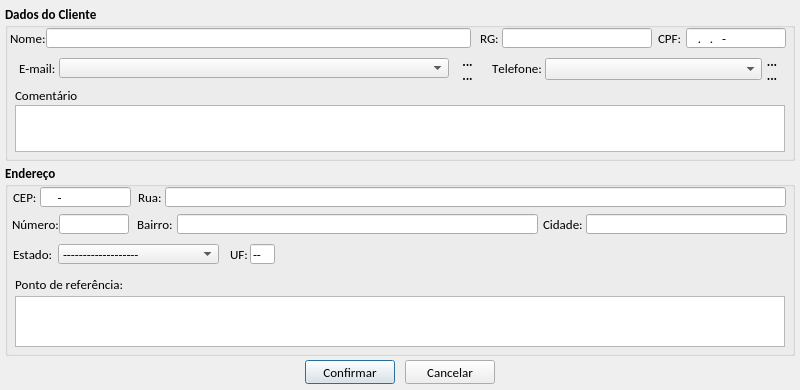
<?xml version="1.0" encoding="UTF-8"?>
<ui version="4.0">
 <class>tela_editar_cliente</class>
 <widget class="QDialog" name="tela_editar_cliente">
  <property name="geometry">
   <rect>
    <x>0</x>
    <y>0</y>
    <width>800</width>
    <height>390</height>
   </rect>
  </property>
  <property name="font">
   <font>
    <family>Calibri</family>
    <pointsize>10</pointsize>
    <kerning>false</kerning>
   </font>
  </property>
  <property name="windowTitle">
   <string>Editar cadastro do Cliente</string>
  </property>
  <property name="windowIcon">
   <iconset resource="imagens.qrc">
    <normaloff>:/img/img/logo_sex.png</normaloff>:/img/img/logo_sex.png</iconset>
  </property>
  <property name="modal">
   <bool>true</bool>
  </property>
  <widget class="QPushButton" name="btn_confirmar">
   <property name="geometry">
    <rect>
     <x>305</x>
     <y>360</y>
     <width>90</width>
     <height>24</height>
    </rect>
   </property>
   <property name="minimumSize">
    <size>
     <width>0</width>
     <height>24</height>
    </size>
   </property>
   <property name="maximumSize">
    <size>
     <width>90</width>
     <height>24</height>
    </size>
   </property>
   <property name="font">
    <font>
     <family>Calibri</family>
     <pointsize>10</pointsize>
    </font>
   </property>
   <property name="text">
    <string>Confirmar</string>
   </property>
   <property name="icon">
    <iconset resource="imagens.qrc">
     <normaloff>:/img/img/1345902916_camera_test.png</normaloff>:/img/img/1345902916_camera_test.png</iconset>
   </property>
   <property name="iconSize">
    <size>
     <width>20</width>
     <height>20</height>
    </size>
   </property>
  </widget>
  <widget class="QGroupBox" name="gb_endereo">
   <property name="geometry">
    <rect>
     <x>5</x>
     <y>164</y>
     <width>790</width>
     <height>192</height>
    </rect>
   </property>
   <property name="font">
    <font>
     <family>Calibri</family>
     <pointsize>10</pointsize>
     <weight>75</weight>
     <bold>true</bold>
     <kerning>false</kerning>
    </font>
   </property>
   <property name="title">
    <string>Endereço</string>
   </property>
   <widget class="QLineEdit" name="le_cep">
    <property name="geometry">
     <rect>
      <x>35</x>
      <y>23</y>
      <width>91</width>
      <height>20</height>
     </rect>
    </property>
    <property name="maximumSize">
     <size>
      <width>100</width>
      <height>20</height>
     </size>
    </property>
    <property name="font">
     <font>
      <family>Calibri</family>
      <pointsize>10</pointsize>
      <weight>50</weight>
      <bold>false</bold>
      <kerning>false</kerning>
     </font>
    </property>
    <property name="inputMask">
     <string>00000-000; </string>
    </property>
    <property name="text">
     <string>-</string>
    </property>
    <property name="frame">
     <bool>true</bool>
    </property>
    <property name="cursorPosition">
     <number>9</number>
    </property>
    <property name="readOnly">
     <bool>false</bool>
    </property>
   </widget>
   <widget class="QLabel" name="lb_cep">
    <property name="geometry">
     <rect>
      <x>8</x>
      <y>23</y>
      <width>27</width>
      <height>20</height>
     </rect>
    </property>
    <property name="font">
     <font>
      <family>Calibri</family>
      <pointsize>10</pointsize>
      <weight>50</weight>
      <bold>false</bold>
      <kerning>false</kerning>
     </font>
    </property>
    <property name="text">
     <string>CEP:</string>
    </property>
   </widget>
   <widget class="QLabel" name="lb_rua">
    <property name="geometry">
     <rect>
      <x>133</x>
      <y>23</y>
      <width>31</width>
      <height>20</height>
     </rect>
    </property>
    <property name="font">
     <font>
      <family>Calibri</family>
      <pointsize>10</pointsize>
      <weight>50</weight>
      <bold>false</bold>
      <kerning>false</kerning>
     </font>
    </property>
    <property name="text">
     <string>Rua:</string>
    </property>
   </widget>
   <widget class="QLineEdit" name="le_rua">
    <property name="geometry">
     <rect>
      <x>160</x>
      <y>23</y>
      <width>621</width>
      <height>20</height>
     </rect>
    </property>
    <property name="font">
     <font>
      <pointsize>10</pointsize>
      <weight>50</weight>
      <bold>false</bold>
      <kerning>false</kerning>
     </font>
    </property>
    <property name="text">
     <string/>
    </property>
    <property name="maxLength">
     <number>100</number>
    </property>
    <property name="cursorPosition">
     <number>0</number>
    </property>
    <property name="readOnly">
     <bool>false</bool>
    </property>
   </widget>
   <widget class="QLabel" name="lb_numero">
    <property name="geometry">
     <rect>
      <x>7</x>
      <y>50</y>
      <width>51</width>
      <height>20</height>
     </rect>
    </property>
    <property name="font">
     <font>
      <family>Calibri</family>
      <pointsize>10</pointsize>
      <weight>50</weight>
      <bold>false</bold>
      <kerning>false</kerning>
     </font>
    </property>
    <property name="text">
     <string>Número:</string>
    </property>
   </widget>
   <widget class="QLineEdit" name="le_numero">
    <property name="geometry">
     <rect>
      <x>54</x>
      <y>50</y>
      <width>70</width>
      <height>20</height>
     </rect>
    </property>
    <property name="font">
     <font>
      <pointsize>10</pointsize>
      <weight>50</weight>
      <bold>false</bold>
      <kerning>false</kerning>
     </font>
    </property>
    <property name="inputMask">
     <string>000000000; </string>
    </property>
    <property name="text">
     <string/>
    </property>
    <property name="maxLength">
     <number>9</number>
    </property>
    <property name="readOnly">
     <bool>false</bool>
    </property>
   </widget>
   <widget class="QLabel" name="lb_bairro">
    <property name="geometry">
     <rect>
      <x>132</x>
      <y>50</y>
      <width>46</width>
      <height>20</height>
     </rect>
    </property>
    <property name="font">
     <font>
      <weight>50</weight>
      <bold>false</bold>
      <kerning>false</kerning>
     </font>
    </property>
    <property name="text">
     <string>Bairro:</string>
    </property>
   </widget>
   <widget class="QLineEdit" name="le_bairro">
    <property name="geometry">
     <rect>
      <x>172</x>
      <y>50</y>
      <width>361</width>
      <height>20</height>
     </rect>
    </property>
    <property name="font">
     <font>
      <pointsize>10</pointsize>
      <weight>50</weight>
      <bold>false</bold>
      <kerning>false</kerning>
     </font>
    </property>
    <property name="text">
     <string/>
    </property>
    <property name="maxLength">
     <number>70</number>
    </property>
    <property name="readOnly">
     <bool>false</bool>
    </property>
   </widget>
   <widget class="QLabel" name="lb_cidade">
    <property name="geometry">
     <rect>
      <x>538</x>
      <y>50</y>
      <width>46</width>
      <height>20</height>
     </rect>
    </property>
    <property name="font">
     <font>
      <family>Calibri</family>
      <pointsize>10</pointsize>
      <weight>50</weight>
      <bold>false</bold>
      <kerning>false</kerning>
     </font>
    </property>
    <property name="text">
     <string>Cidade:</string>
    </property>
   </widget>
   <widget class="QLineEdit" name="le_cidade">
    <property name="geometry">
     <rect>
      <x>581</x>
      <y>50</y>
      <width>201</width>
      <height>20</height>
     </rect>
    </property>
    <property name="font">
     <font>
      <pointsize>10</pointsize>
      <weight>50</weight>
      <bold>false</bold>
      <kerning>false</kerning>
     </font>
    </property>
    <property name="text">
     <string/>
    </property>
    <property name="maxLength">
     <number>50</number>
    </property>
    <property name="cursorPosition">
     <number>0</number>
    </property>
    <property name="readOnly">
     <bool>false</bool>
    </property>
   </widget>
   <widget class="QLabel" name="lb_estado">
    <property name="geometry">
     <rect>
      <x>8</x>
      <y>80</y>
      <width>45</width>
      <height>20</height>
     </rect>
    </property>
    <property name="font">
     <font>
      <family>Calibri</family>
      <pointsize>10</pointsize>
      <weight>50</weight>
      <bold>false</bold>
      <kerning>false</kerning>
     </font>
    </property>
    <property name="text">
     <string>Estado:</string>
    </property>
   </widget>
   <widget class="QLabel" name="lb_ponto_refe">
    <property name="geometry">
     <rect>
      <x>10</x>
      <y>110</y>
      <width>131</width>
      <height>20</height>
     </rect>
    </property>
    <property name="font">
     <font>
      <family>Calibri</family>
      <pointsize>10</pointsize>
      <weight>50</weight>
      <bold>false</bold>
      <kerning>false</kerning>
     </font>
    </property>
    <property name="text">
     <string>Ponto de referência:</string>
    </property>
   </widget>
   <widget class="QTextEdit" name="te_ponto_referencia">
    <property name="geometry">
     <rect>
      <x>10</x>
      <y>132</y>
      <width>770</width>
      <height>51</height>
     </rect>
    </property>
    <property name="font">
     <font>
      <weight>50</weight>
      <bold>false</bold>
     </font>
    </property>
    <property name="verticalScrollBarPolicy">
     <enum>Qt::ScrollBarAsNeeded</enum>
    </property>
    <property name="readOnly">
     <bool>false</bool>
    </property>
    <property name="html">
     <string>&lt;!DOCTYPE HTML PUBLIC &quot;-//W3C//DTD HTML 4.0//EN&quot; &quot;http://www.w3.org/TR/REC-html40/strict.dtd&quot;&gt;
&lt;html&gt;&lt;head&gt;&lt;meta name=&quot;qrichtext&quot; content=&quot;1&quot; /&gt;&lt;style type=&quot;text/css&quot;&gt;
p, li { white-space: pre-wrap; }
&lt;/style&gt;&lt;/head&gt;&lt;body style=&quot; font-family:'Calibri'; font-size:10pt; font-weight:400; font-style:normal;&quot;&gt;
&lt;p style=&quot;-qt-paragraph-type:empty; margin-top:0px; margin-bottom:0px; margin-left:0px; margin-right:0px; -qt-block-indent:0; text-indent:0px;&quot;&gt;&lt;/p&gt;&lt;/body&gt;&lt;/html&gt;</string>
    </property>
   </widget>
   <widget class="QLabel" name="lb_uf">
    <property name="geometry">
     <rect>
      <x>225</x>
      <y>80</y>
      <width>20</width>
      <height>20</height>
     </rect>
    </property>
    <property name="font">
     <font>
      <weight>50</weight>
      <bold>false</bold>
     </font>
    </property>
    <property name="text">
     <string>UF:</string>
    </property>
   </widget>
   <widget class="QLineEdit" name="le_uf">
    <property name="geometry">
     <rect>
      <x>245</x>
      <y>80</y>
      <width>25</width>
      <height>20</height>
     </rect>
    </property>
    <property name="font">
     <font>
      <weight>50</weight>
      <bold>false</bold>
     </font>
    </property>
    <property name="text">
     <string>--</string>
    </property>
    <property name="readOnly">
     <bool>true</bool>
    </property>
   </widget>
   <widget class="QComboBox" name="cb_estado">
    <property name="geometry">
     <rect>
      <x>53</x>
      <y>80</y>
      <width>161</width>
      <height>20</height>
     </rect>
    </property>
    <property name="font">
     <font>
      <weight>50</weight>
      <bold>false</bold>
     </font>
    </property>
    <item>
     <property name="text">
      <string>-------------------</string>
     </property>
     <property name="icon">
      <iconset resource="imagens.qrc">
       <normaloff>:/bandeiras/badeiras_estados/bandeira_do_brasil.png</normaloff>:/bandeiras/badeiras_estados/bandeira_do_brasil.png</iconset>
     </property>
    </item>
    <item>
     <property name="text">
      <string>Acre</string>
     </property>
     <property name="icon">
      <iconset resource="imagens.qrc">
       <normaloff>:/bandeiras/badeiras_estados/acre.png</normaloff>:/bandeiras/badeiras_estados/acre.png</iconset>
     </property>
    </item>
    <item>
     <property name="text">
      <string>Alagoas</string>
     </property>
     <property name="icon">
      <iconset resource="imagens.qrc">
       <normaloff>:/bandeiras/badeiras_estados/Alagoas.png</normaloff>:/bandeiras/badeiras_estados/Alagoas.png</iconset>
     </property>
    </item>
    <item>
     <property name="text">
      <string>Amazonas</string>
     </property>
     <property name="icon">
      <iconset resource="imagens.qrc">
       <normaloff>:/bandeiras/badeiras_estados/Amazonas.png</normaloff>:/bandeiras/badeiras_estados/Amazonas.png</iconset>
     </property>
    </item>
    <item>
     <property name="text">
      <string>Amapá</string>
     </property>
     <property name="icon">
      <iconset resource="imagens.qrc">
       <normaloff>:/bandeiras/badeiras_estados/Bandeira_do_Amapa.png</normaloff>:/bandeiras/badeiras_estados/Bandeira_do_Amapa.png</iconset>
     </property>
    </item>
    <item>
     <property name="text">
      <string>Bahia</string>
     </property>
     <property name="icon">
      <iconset resource="imagens.qrc">
       <normaloff>:/bandeiras/badeiras_estados/Bahia.png</normaloff>:/bandeiras/badeiras_estados/Bahia.png</iconset>
     </property>
    </item>
    <item>
     <property name="text">
      <string>Ceará</string>
     </property>
     <property name="icon">
      <iconset resource="imagens.qrc">
       <normaloff>:/bandeiras/badeiras_estados/Bandeira_do_Ceara.png</normaloff>:/bandeiras/badeiras_estados/Bandeira_do_Ceara.png</iconset>
     </property>
    </item>
    <item>
     <property name="text">
      <string>Distrito Federal</string>
     </property>
     <property name="icon">
      <iconset resource="imagens.qrc">
       <normaloff>:/bandeiras/badeiras_estados/Distrito_Federal.png</normaloff>:/bandeiras/badeiras_estados/Distrito_Federal.png</iconset>
     </property>
    </item>
    <item>
     <property name="text">
      <string>Espírito Santo</string>
     </property>
     <property name="icon">
      <iconset resource="imagens.qrc">
       <normaloff>:/bandeiras/badeiras_estados/Espirito_Santo.png</normaloff>:/bandeiras/badeiras_estados/Espirito_Santo.png</iconset>
     </property>
    </item>
    <item>
     <property name="text">
      <string>Goiás</string>
     </property>
     <property name="icon">
      <iconset resource="imagens.qrc">
       <normaloff>:/bandeiras/badeiras_estados/Goias.png</normaloff>:/bandeiras/badeiras_estados/Goias.png</iconset>
     </property>
    </item>
    <item>
     <property name="text">
      <string>Maranhão</string>
     </property>
     <property name="icon">
      <iconset resource="imagens.qrc">
       <normaloff>:/bandeiras/badeiras_estados/Maranhao.png</normaloff>:/bandeiras/badeiras_estados/Maranhao.png</iconset>
     </property>
    </item>
    <item>
     <property name="text">
      <string>Minas Gerais</string>
     </property>
     <property name="icon">
      <iconset resource="imagens.qrc">
       <normaloff>:/bandeiras/badeiras_estados/Minas_Gerais.png</normaloff>:/bandeiras/badeiras_estados/Minas_Gerais.png</iconset>
     </property>
    </item>
    <item>
     <property name="text">
      <string>Mato Grosso do Sul</string>
     </property>
     <property name="icon">
      <iconset resource="imagens.qrc">
       <normaloff>:/bandeiras/badeiras_estados/Mato_Grosso_do_Sul.png</normaloff>:/bandeiras/badeiras_estados/Mato_Grosso_do_Sul.png</iconset>
     </property>
    </item>
    <item>
     <property name="text">
      <string>Mato Grosso</string>
     </property>
     <property name="icon">
      <iconset resource="imagens.qrc">
       <normaloff>:/bandeiras/badeiras_estados/Mato_Grosso.png</normaloff>:/bandeiras/badeiras_estados/Mato_Grosso.png</iconset>
     </property>
    </item>
    <item>
     <property name="text">
      <string>Pará</string>
     </property>
     <property name="icon">
      <iconset resource="imagens.qrc">
       <normaloff>:/bandeiras/badeiras_estados/Para.png</normaloff>:/bandeiras/badeiras_estados/Para.png</iconset>
     </property>
    </item>
    <item>
     <property name="text">
      <string>Paraíba</string>
     </property>
     <property name="icon">
      <iconset resource="imagens.qrc">
       <normaloff>:/bandeiras/badeiras_estados/Paraiba.png</normaloff>:/bandeiras/badeiras_estados/Paraiba.png</iconset>
     </property>
    </item>
    <item>
     <property name="text">
      <string>Pernambuco</string>
     </property>
     <property name="icon">
      <iconset resource="imagens.qrc">
       <normaloff>:/bandeiras/badeiras_estados/Pernambuco.png</normaloff>:/bandeiras/badeiras_estados/Pernambuco.png</iconset>
     </property>
    </item>
    <item>
     <property name="text">
      <string>Piauí</string>
     </property>
     <property name="icon">
      <iconset resource="imagens.qrc">
       <normaloff>:/bandeiras/badeiras_estados/Piaui.png</normaloff>:/bandeiras/badeiras_estados/Piaui.png</iconset>
     </property>
    </item>
    <item>
     <property name="text">
      <string>Paraná</string>
     </property>
     <property name="icon">
      <iconset resource="imagens.qrc">
       <normaloff>:/bandeiras/badeiras_estados/Bandeira_do_Parana.png</normaloff>:/bandeiras/badeiras_estados/Bandeira_do_Parana.png</iconset>
     </property>
    </item>
    <item>
     <property name="text">
      <string>Rio de Janeiro</string>
     </property>
     <property name="icon">
      <iconset resource="imagens.qrc">
       <normaloff>:/bandeiras/badeiras_estados/Rio_de_Janeiro.png</normaloff>:/bandeiras/badeiras_estados/Rio_de_Janeiro.png</iconset>
     </property>
    </item>
    <item>
     <property name="text">
      <string>Rio Grande do Norte</string>
     </property>
     <property name="icon">
      <iconset resource="imagens.qrc">
       <normaloff>:/bandeiras/badeiras_estados/Rio_Grande_do_Norte.png</normaloff>:/bandeiras/badeiras_estados/Rio_Grande_do_Norte.png</iconset>
     </property>
    </item>
    <item>
     <property name="text">
      <string>Rondônia</string>
     </property>
     <property name="icon">
      <iconset resource="imagens.qrc">
       <normaloff>:/bandeiras/badeiras_estados/Rondonia.png</normaloff>:/bandeiras/badeiras_estados/Rondonia.png</iconset>
     </property>
    </item>
    <item>
     <property name="text">
      <string>Roraima</string>
     </property>
     <property name="icon">
      <iconset resource="imagens.qrc">
       <normaloff>:/bandeiras/badeiras_estados/Roraima.png</normaloff>:/bandeiras/badeiras_estados/Roraima.png</iconset>
     </property>
    </item>
    <item>
     <property name="text">
      <string>Rio Grande do Sul</string>
     </property>
     <property name="icon">
      <iconset resource="imagens.qrc">
       <normaloff>:/bandeiras/badeiras_estados/Rio_Grande_do_Sul.png</normaloff>:/bandeiras/badeiras_estados/Rio_Grande_do_Sul.png</iconset>
     </property>
    </item>
    <item>
     <property name="text">
      <string>Santa Catarina</string>
     </property>
     <property name="icon">
      <iconset resource="imagens.qrc">
       <normaloff>:/bandeiras/badeiras_estados/Santa_Catarina.png</normaloff>:/bandeiras/badeiras_estados/Santa_Catarina.png</iconset>
     </property>
    </item>
    <item>
     <property name="text">
      <string>Sergipe</string>
     </property>
     <property name="icon">
      <iconset resource="imagens.qrc">
       <normaloff>:/bandeiras/badeiras_estados/Sergipe.png</normaloff>:/bandeiras/badeiras_estados/Sergipe.png</iconset>
     </property>
    </item>
    <item>
     <property name="text">
      <string>São Paulo</string>
     </property>
     <property name="icon">
      <iconset resource="imagens.qrc">
       <normaloff>:/bandeiras/badeiras_estados/Sao_Paulo.png</normaloff>:/bandeiras/badeiras_estados/Sao_Paulo.png</iconset>
     </property>
    </item>
    <item>
     <property name="text">
      <string>Tocantins</string>
     </property>
     <property name="icon">
      <iconset resource="imagens.qrc">
       <normaloff>:/bandeiras/badeiras_estados/Tocantins.png</normaloff>:/bandeiras/badeiras_estados/Tocantins.png</iconset>
     </property>
    </item>
   </widget>
   <zorder>lb_rua</zorder>
   <zorder>le_rua</zorder>
   <zorder>lb_numero</zorder>
   <zorder>le_numero</zorder>
   <zorder>lb_bairro</zorder>
   <zorder>le_bairro</zorder>
   <zorder>lb_cidade</zorder>
   <zorder>le_cidade</zorder>
   <zorder>lb_estado</zorder>
   <zorder>lb_ponto_refe</zorder>
   <zorder>te_ponto_referencia</zorder>
   <zorder>le_cep</zorder>
   <zorder>lb_cep</zorder>
   <zorder>lb_uf</zorder>
   <zorder>le_uf</zorder>
   <zorder>cb_estado</zorder>
  </widget>
  <widget class="QPushButton" name="btn_cancelar">
   <property name="geometry">
    <rect>
     <x>405</x>
     <y>360</y>
     <width>90</width>
     <height>24</height>
    </rect>
   </property>
   <property name="minimumSize">
    <size>
     <width>0</width>
     <height>24</height>
    </size>
   </property>
   <property name="maximumSize">
    <size>
     <width>90</width>
     <height>24</height>
    </size>
   </property>
   <property name="font">
    <font>
     <family>Calibri</family>
     <pointsize>10</pointsize>
    </font>
   </property>
   <property name="text">
    <string>Cancelar</string>
   </property>
   <property name="icon">
    <iconset resource="imagens.qrc">
     <normaloff>:/img/img/1345902747_button_cancel.png</normaloff>:/img/img/1345902747_button_cancel.png</iconset>
   </property>
   <property name="iconSize">
    <size>
     <width>18</width>
     <height>18</height>
    </size>
   </property>
  </widget>
  <widget class="QGroupBox" name="gb_dados_cliente">
   <property name="geometry">
    <rect>
     <x>5</x>
     <y>5</y>
     <width>790</width>
     <height>156</height>
    </rect>
   </property>
   <property name="font">
    <font>
     <family>Calibri</family>
     <pointsize>10</pointsize>
     <weight>75</weight>
     <bold>true</bold>
     <kerning>false</kerning>
    </font>
   </property>
   <property name="title">
    <string>Dados do Cliente</string>
   </property>
   <widget class="QLabel" name="lb_telefone">
    <property name="geometry">
     <rect>
      <x>487</x>
      <y>53</y>
      <width>50</width>
      <height>20</height>
     </rect>
    </property>
    <property name="font">
     <font>
      <family>Calibri</family>
      <pointsize>10</pointsize>
      <weight>50</weight>
      <bold>false</bold>
      <kerning>false</kerning>
     </font>
    </property>
    <property name="text">
     <string>Telefone:</string>
    </property>
   </widget>
   <widget class="QComboBox" name="cb_telefone">
    <property name="geometry">
     <rect>
      <x>540</x>
      <y>53</y>
      <width>217</width>
      <height>22</height>
     </rect>
    </property>
    <property name="maximumSize">
     <size>
      <width>16777215</width>
      <height>22</height>
     </size>
    </property>
    <property name="font">
     <font>
      <family>Calibri</family>
      <pointsize>10</pointsize>
      <weight>50</weight>
      <bold>false</bold>
      <kerning>false</kerning>
     </font>
    </property>
    <property name="editable">
     <bool>false</bool>
    </property>
    <property name="maxVisibleItems">
     <number>20</number>
    </property>
   </widget>
   <widget class="QLabel" name="lb_nome">
    <property name="geometry">
     <rect>
      <x>5</x>
      <y>23</y>
      <width>35</width>
      <height>20</height>
     </rect>
    </property>
    <property name="maximumSize">
     <size>
      <width>40</width>
      <height>20</height>
     </size>
    </property>
    <property name="font">
     <font>
      <family>Calibri</family>
      <pointsize>10</pointsize>
      <weight>50</weight>
      <bold>false</bold>
      <kerning>false</kerning>
     </font>
    </property>
    <property name="text">
     <string>Nome:</string>
    </property>
   </widget>
   <widget class="QLineEdit" name="le_nome">
    <property name="geometry">
     <rect>
      <x>41</x>
      <y>23</y>
      <width>425</width>
      <height>20</height>
     </rect>
    </property>
    <property name="sizePolicy">
     <sizepolicy hsizetype="Fixed" vsizetype="Fixed">
      <horstretch>0</horstretch>
      <verstretch>0</verstretch>
     </sizepolicy>
    </property>
    <property name="minimumSize">
     <size>
      <width>410</width>
      <height>20</height>
     </size>
    </property>
    <property name="maximumSize">
     <size>
      <width>500</width>
      <height>20</height>
     </size>
    </property>
    <property name="font">
     <font>
      <family>Calibri</family>
      <pointsize>10</pointsize>
      <weight>50</weight>
      <bold>false</bold>
      <kerning>false</kerning>
     </font>
    </property>
    <property name="text">
     <string/>
    </property>
    <property name="maxLength">
     <number>60</number>
    </property>
    <property name="readOnly">
     <bool>false</bool>
    </property>
   </widget>
   <widget class="QLabel" name="lb_cpf">
    <property name="geometry">
     <rect>
      <x>653</x>
      <y>23</y>
      <width>29</width>
      <height>20</height>
     </rect>
    </property>
    <property name="font">
     <font>
      <family>Calibri</family>
      <pointsize>10</pointsize>
      <weight>50</weight>
      <bold>false</bold>
      <kerning>false</kerning>
     </font>
    </property>
    <property name="text">
     <string>CPF:</string>
    </property>
   </widget>
   <widget class="QLineEdit" name="le_cpf">
    <property name="geometry">
     <rect>
      <x>681</x>
      <y>23</y>
      <width>100</width>
      <height>20</height>
     </rect>
    </property>
    <property name="sizePolicy">
     <sizepolicy hsizetype="Fixed" vsizetype="Fixed">
      <horstretch>0</horstretch>
      <verstretch>0</verstretch>
     </sizepolicy>
    </property>
    <property name="minimumSize">
     <size>
      <width>100</width>
      <height>20</height>
     </size>
    </property>
    <property name="maximumSize">
     <size>
      <width>100</width>
      <height>20</height>
     </size>
    </property>
    <property name="font">
     <font>
      <family>Calibri</family>
      <pointsize>10</pointsize>
      <weight>50</weight>
      <bold>false</bold>
      <kerning>false</kerning>
     </font>
    </property>
    <property name="inputMask">
     <string>000.000.000-00; </string>
    </property>
    <property name="text">
     <string>..-</string>
    </property>
    <property name="maxLength">
     <number>14</number>
    </property>
    <property name="readOnly">
     <bool>false</bool>
    </property>
   </widget>
   <widget class="QLabel" name="lb_rg">
    <property name="geometry">
     <rect>
      <x>475</x>
      <y>23</y>
      <width>22</width>
      <height>20</height>
     </rect>
    </property>
    <property name="font">
     <font>
      <family>Calibri</family>
      <pointsize>10</pointsize>
      <weight>50</weight>
      <bold>false</bold>
      <kerning>false</kerning>
     </font>
    </property>
    <property name="text">
     <string>RG:</string>
    </property>
   </widget>
   <widget class="QLineEdit" name="le_rg">
    <property name="geometry">
     <rect>
      <x>497</x>
      <y>23</y>
      <width>150</width>
      <height>20</height>
     </rect>
    </property>
    <property name="minimumSize">
     <size>
      <width>120</width>
      <height>20</height>
     </size>
    </property>
    <property name="maximumSize">
     <size>
      <width>200</width>
      <height>20</height>
     </size>
    </property>
    <property name="font">
     <font>
      <family>Calibri</family>
      <pointsize>10</pointsize>
      <weight>50</weight>
      <bold>false</bold>
      <kerning>false</kerning>
     </font>
    </property>
    <property name="inputMask">
     <string>00000000000000000000; </string>
    </property>
    <property name="text">
     <string/>
    </property>
    <property name="maxLength">
     <number>20</number>
    </property>
    <property name="cursorPosition">
     <number>20</number>
    </property>
    <property name="readOnly">
     <bool>false</bool>
    </property>
   </widget>
   <widget class="QLabel" name="lb_email">
    <property name="geometry">
     <rect>
      <x>14</x>
      <y>53</y>
      <width>40</width>
      <height>20</height>
     </rect>
    </property>
    <property name="font">
     <font>
      <family>Calibri</family>
      <pointsize>10</pointsize>
      <weight>50</weight>
      <bold>false</bold>
      <kerning>false</kerning>
     </font>
    </property>
    <property name="text">
     <string>E-mail:</string>
    </property>
   </widget>
   <widget class="QComboBox" name="cb_email">
    <property name="geometry">
     <rect>
      <x>54</x>
      <y>53</y>
      <width>390</width>
      <height>20</height>
     </rect>
    </property>
    <property name="maximumSize">
     <size>
      <width>450</width>
      <height>20</height>
     </size>
    </property>
    <property name="sizeIncrement">
     <size>
      <width>450</width>
      <height>20</height>
     </size>
    </property>
    <property name="font">
     <font>
      <family>Calibri</family>
      <pointsize>10</pointsize>
      <weight>50</weight>
      <bold>false</bold>
      <kerning>false</kerning>
     </font>
    </property>
    <property name="editable">
     <bool>false</bool>
    </property>
    <property name="maxCount">
     <number>60</number>
    </property>
   </widget>
   <widget class="QLabel" name="lb_comentario">
    <property name="geometry">
     <rect>
      <x>10</x>
      <y>80</y>
      <width>71</width>
      <height>20</height>
     </rect>
    </property>
    <property name="font">
     <font>
      <family>Calibri</family>
      <pointsize>10</pointsize>
      <weight>50</weight>
      <bold>false</bold>
      <kerning>false</kerning>
     </font>
    </property>
    <property name="text">
     <string>Comentário</string>
    </property>
   </widget>
   <widget class="QTextEdit" name="te_comentario">
    <property name="geometry">
     <rect>
      <x>10</x>
      <y>100</y>
      <width>770</width>
      <height>47</height>
     </rect>
    </property>
    <property name="font">
     <font>
      <weight>50</weight>
      <bold>false</bold>
     </font>
    </property>
    <property name="verticalScrollBarPolicy">
     <enum>Qt::ScrollBarAsNeeded</enum>
    </property>
    <property name="readOnly">
     <bool>false</bool>
    </property>
   </widget>
   <widget class="QToolButton" name="tb_mais_email">
    <property name="geometry">
     <rect>
      <x>450</x>
      <y>49</y>
      <width>25</width>
      <height>15</height>
     </rect>
    </property>
    <property name="text">
     <string>...</string>
    </property>
    <property name="icon">
     <iconset resource="imagens.qrc">
      <normaloff>:/img/img/mais.png</normaloff>:/img/img/mais.png</iconset>
    </property>
    <property name="iconSize">
     <size>
      <width>12</width>
      <height>12</height>
     </size>
    </property>
    <property name="autoRaise">
     <bool>true</bool>
    </property>
    <property name="arrowType">
     <enum>Qt::NoArrow</enum>
    </property>
   </widget>
   <widget class="QToolButton" name="tb_menos_email">
    <property name="geometry">
     <rect>
      <x>450</x>
      <y>63</y>
      <width>25</width>
      <height>15</height>
     </rect>
    </property>
    <property name="text">
     <string>...</string>
    </property>
    <property name="icon">
     <iconset resource="imagens.qrc">
      <normaloff>:/img/img/menos.png</normaloff>:/img/img/menos.png</iconset>
    </property>
    <property name="iconSize">
     <size>
      <width>12</width>
      <height>12</height>
     </size>
    </property>
    <property name="autoRaise">
     <bool>true</bool>
    </property>
   </widget>
   <widget class="QToolButton" name="tb_mais_telefone">
    <property name="geometry">
     <rect>
      <x>757</x>
      <y>49</y>
      <width>20</width>
      <height>15</height>
     </rect>
    </property>
    <property name="text">
     <string>...</string>
    </property>
    <property name="icon">
     <iconset resource="imagens.qrc">
      <normaloff>:/img/img/mais.png</normaloff>:/img/img/mais.png</iconset>
    </property>
    <property name="iconSize">
     <size>
      <width>12</width>
      <height>12</height>
     </size>
    </property>
    <property name="autoRaise">
     <bool>true</bool>
    </property>
    <property name="arrowType">
     <enum>Qt::NoArrow</enum>
    </property>
   </widget>
   <widget class="QToolButton" name="tb_menos_telefone">
    <property name="geometry">
     <rect>
      <x>757</x>
      <y>63</y>
      <width>20</width>
      <height>15</height>
     </rect>
    </property>
    <property name="text">
     <string>...</string>
    </property>
    <property name="icon">
     <iconset resource="imagens.qrc">
      <normaloff>:/img/img/menos.png</normaloff>:/img/img/menos.png</iconset>
    </property>
    <property name="iconSize">
     <size>
      <width>12</width>
      <height>12</height>
     </size>
    </property>
    <property name="autoRaise">
     <bool>true</bool>
    </property>
   </widget>
   <zorder>lb_cpf</zorder>
   <zorder>lb_telefone</zorder>
   <zorder>cb_telefone</zorder>
   <zorder>le_cpf</zorder>
   <zorder>lb_email</zorder>
   <zorder>cb_email</zorder>
   <zorder>lb_comentario</zorder>
   <zorder>te_comentario</zorder>
   <zorder>tb_mais_email</zorder>
   <zorder>tb_menos_email</zorder>
   <zorder>tb_mais_telefone</zorder>
   <zorder>tb_menos_telefone</zorder>
   <zorder>lb_nome</zorder>
   <zorder>le_nome</zorder>
   <zorder>lb_rg</zorder>
   <zorder>le_rg</zorder>
  </widget>
 </widget>
 <tabstops>
  <tabstop>le_nome</tabstop>
  <tabstop>le_rg</tabstop>
  <tabstop>le_cpf</tabstop>
  <tabstop>cb_email</tabstop>
  <tabstop>tb_mais_email</tabstop>
  <tabstop>tb_menos_email</tabstop>
  <tabstop>cb_telefone</tabstop>
  <tabstop>tb_mais_telefone</tabstop>
  <tabstop>tb_menos_telefone</tabstop>
  <tabstop>te_comentario</tabstop>
  <tabstop>le_cep</tabstop>
  <tabstop>le_rua</tabstop>
  <tabstop>le_numero</tabstop>
  <tabstop>le_bairro</tabstop>
  <tabstop>le_cidade</tabstop>
  <tabstop>cb_estado</tabstop>
  <tabstop>le_uf</tabstop>
  <tabstop>te_ponto_referencia</tabstop>
  <tabstop>btn_confirmar</tabstop>
  <tabstop>btn_cancelar</tabstop>
 </tabstops>
 <resources>
  <include location="imagens.qrc"/>
 </resources>
 <connections/>
</ui>
